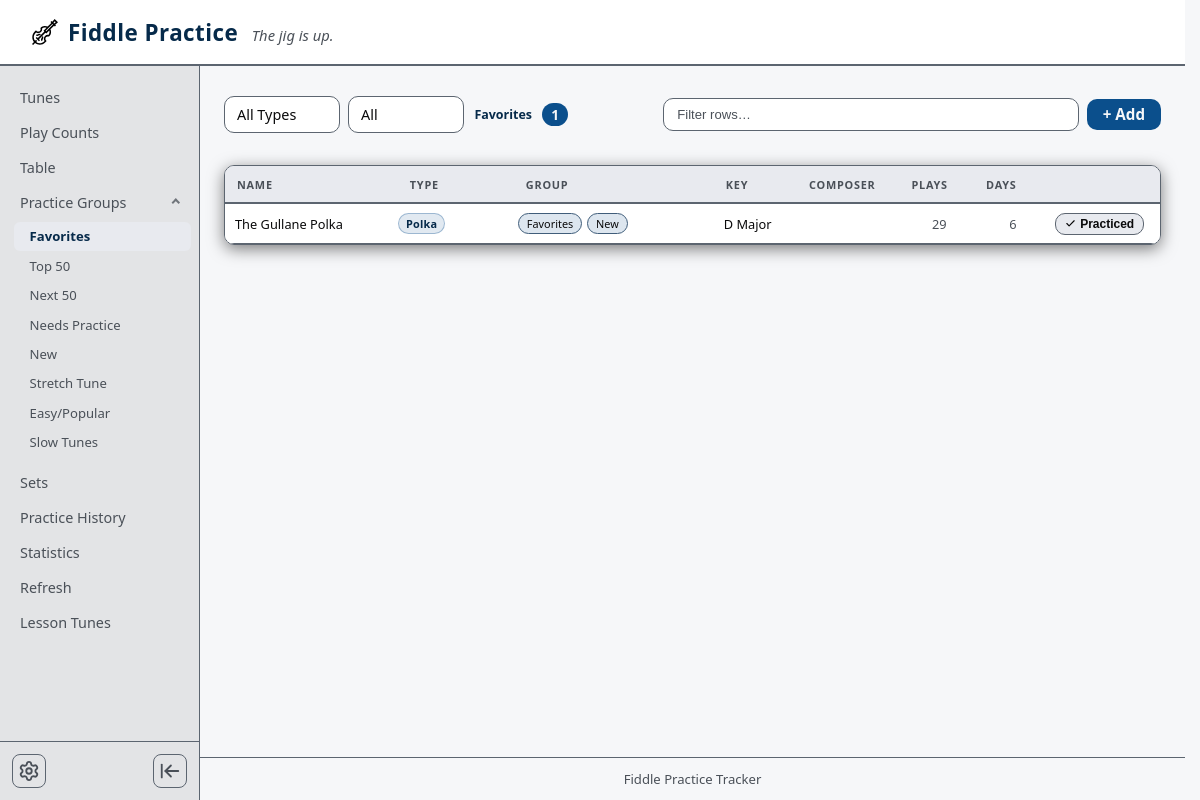
Page /table?practice_group=Favorites on the committed database.
### tables this page shows
CREATE TABLE phrases (
                id INTEGER PRIMARY KEY AUTOINCREMENT,
                body TEXT NOT NULL,
                created_at TEXT NOT NULL DEFAULT (datetime('now'))
            );

CREATE TABLE "tunes" (
                id INTEGER PRIMARY KEY AUTOINCREMENT,
                name TEXT NOT NULL,
                tune_type TEXT,
                key TEXT,
                link_1 TEXT, link_2 TEXT, link_3 TEXT, notes TEXT, practice_group TEXT, composer TEXT, lessons TEXT);

### app.py (the view, shortened to what this page needs)
@app.route("/table")
def table_view():
    req_tune_type = request.args.get("tune_type", "").strip()
    psr_filter = _psr_filter_from_request()
    req_pg = request.args.get("practice_group", "").strip()
    filter_pg = map_practice_group_token(req_pg) if req_pg else None
    practice_group_played_order = "asc"
    if filter_pg:
        req_played = (request.args.get("played") or "asc").strip().lower()
        practice_group_played_order = (
            req_played if req_played in ("asc", "desc") else "asc"
        )
    type_cond_parts = ["TRIM(COALESCE(s.tune_type, '')) != ''"]
    type_params: list = []
    type_where_sql = "WHERE " + " AND ".join(type_cond_parts)
    order = """
        ORDER BY
            CASE
                WHEN LOWER(s.name) LIKE 'the %' THEN LOWER(SUBSTR(s.name, 5))
                WHEN LOWER(s.name) LIKE 'a %'   THEN LOWER(SUBSTR(s.name, 3))
                ELSE LOWER(s.name)
            END
    """
    with get_db() as conn:
        reset_bound = _last_reset_start_sqlite(conn)
        practiced_since = _tune_ids_with_practice_since(conn, reset_bound)
        type_rows = conn.execute(
            "SELECT DISTINCT TRIM(s.tune_type) AS t FROM tunes s "
            + type_where_sql
            + " ORDER BY t COLLATE NOCASE",
            type_params,
        ).fetchall()
        types_for_filter_all = [str(r["t"]) for r in type_rows if r["t"] is not None]
        practice_group_label = None
        if filter_pg:
            all_tunes = conn.execute(TUNES_WITH_STATS + order).fetchall()
            in_group = [
                t
                for t in all_tunes
                if filter_pg in practice_groups_selected_filter(t["practice_group"])
            ]
            types_for_filter = sorted(
                {str(t["tune_type"]).strip() for t in in_group if (t["tune_type"] or "").strip()},
                key=str.lower,
            )
            tune_type = req_tune_type if req_tune_type in types_for_filter else ""
            tunes = [
                t for t in in_group if not tune_type or str(t["tune_type"] or "").strip() == tune_type
            ]
            if psr_filter == PSR_FILTER_PSR:
                tunes = [t for t in tunes if int(t["id"]) in practiced_since]
            elif psr_filter == PSR_FILTER_NOT_PSR:
                tunes = [t for t in tunes if int(t["id"]) not in practiced_since]
            practice_group_label = filter_pg
            def _pg_last_played_sort_key(row: sqlite3.Row) -> tuple:
                lp = row["last_practiced"]
                if not lp:
                    return (0, "")
                return (1, str(lp))
            if practice_group_played_order == "asc":
                tunes.sort(key=_pg_last_played_sort_key, reverse=True)
    tune_type_suggestions, key_suggestions = table_tune_key_suggestions(tunes)
    return render_template(
        "table.html",
        tunes=tunes,
        tune_type=tune_type,
        psr_filter=psr_filter,
        types_for_filter=types_for_filter,
        tune_type_suggestions=tune_type_suggestions,
        key_suggestions=key_suggestions,
        practice_group_label=practice_group_label,
        practice_group_played_order=practice_group_played_order,
    )

### app.py (called while the page is built, shortened)
def load_settings() -> dict:
    try:
        with open(SETTINGS_PATH, "r", encoding="utf-8") as f:
            data = json.load(f)
    except (FileNotFoundError, json.JSONDecodeError):
        data = {}
    settings = dict(SETTINGS_DEFAULTS)
    for key, default in SETTINGS_DEFAULTS.items():
        v = data.get(key)
        if isinstance(v, type(default)):
            settings[key] = v
    if settings["theme"] not in VALID_THEMES:
        settings["theme"] = "pearl"
    if settings.get("phrase_variety") not in VALID_PHRASE_VARIETIES:
        settings["phrase_variety"] = SETTINGS_DEFAULTS["phrase_variety"]
    if settings.get("phrase_frequency_sec") not in VALID_PHRASE_FREQUENCY_SEC:
        settings["phrase_frequency_sec"] = SETTINGS_DEFAULTS["phrase_frequency_sec"]
    return settings

def map_practice_group_token(token: str) -> str | None:
    t = (token or "").strip()
    if not t:
        return None
    if len(t) > MAX_PRACTICE_GROUP_LABEL_LEN:
        t = t[:MAX_PRACTICE_GROUP_LABEL_LEN].rstrip()
        if not t:
            return None
    if t in PRACTICE_GROUP_SET:
        return t

def normalize_practice_groups_stored(raw: str | None) -> str:
    if not raw or not str(raw).strip():
        return ""
    parts = re.split(r"\s*,\s*", str(raw).strip())
    preset_order = {g: i for i, g in enumerate(PRACTICE_GROUPS)}
    labels: list[str] = []
    seen_lower: set[str] = set()
    for p in parts:
        m = map_practice_group_token(p)
        if not m:
            continue
        low = m.lower()
        if low in seen_lower:
            continue
        seen_lower.add(low)
        labels.append(m)
    def sort_key(g: str) -> tuple:
        if g in preset_order:
            return (0, preset_order[g])
        return (1, g.lower())
    labels.sort(key=sort_key)
    return ", ".join(labels)

@app.template_filter("practice_groups_selected")
def practice_groups_selected_filter(stored):
    s = normalize_practice_groups_stored(stored or "")
    return s.split(", ") if s else []

def get_db():
    conn = sqlite3.connect(DB_PATH)
    conn.row_factory = sqlite3.Row
    conn.execute("PRAGMA foreign_keys = ON")
    return conn

def distinct_tune_types():
    with get_db() as conn:
        rows = conn.execute(
            """
            SELECT DISTINCT TRIM(s.tune_type) AS t
            FROM tunes s
            WHERE TRIM(COALESCE(s.tune_type, '')) != ''
            ORDER BY t COLLATE NOCASE
            """
        ).fetchall()
    return [r["t"] for r in rows]

### templates/table.html (shortened to what this page needs)
{% extends "base.html" %}
{% from "_sort_icons.html" import sortable_heading %}
{% block content %}
<div class="page-header page-header--table{% if practice_group_label %} page-header--practice-group{% endif %}">
  <div class="table-toolbar-left">
    {% if practice_group_label %}
    <div class="practice-group-toolbar-filters">
      <form method="get" action="{{ url_for('table_view') }}" class="table-type-filter-form">
        <select name="tune_type" class="filter-select" id="tableTypeSelect" aria-label="Type">
          <option value="" {% if not tune_type %}selected{% endif %}>All Types</option>
        </select>
        <select name="psr" class="filter-select" id="tablePsrSelect" aria-label="Practice since reset">
          <option value="" {% if psr_filter == 'all' %}selected{% endif %}>All</option>
        </select>
      </form>
    </div>
    <span class="table-toolbar-group-label table-toolbar-group-label--desktop-only" title="Filtered by practice group">{{ practice_group_label }}</span>
    <span class="tune-count practice-group-count--desktop-only" data-visible-count>{{ tunes|length }}</span>
    {% endif %}
  </div>
  <div class="table-controls table-controls--right">
    <input type="search" id="tableFilter" class="search-input" placeholder="Filter rows…" autocomplete="off" />
    <a href="{{ url_for('add_tune') }}" class="btn btn-primary{% if practice_group_label %} practice-group-header-add-btn{% endif %}">+ Add</a>
  </div>
</div>
{% if tunes %}
<div class="table-wrap{% if practice_group_label %} table-wrap--practice-group-desktop{% endif %}">
  <div class="table-wrap__inner">
  <table class="tune-table table-layout-modern table-filter-all" id="tuneTable">
    <thead>
      <tr>
        <th class="sortable" data-col="0">{{ sortable_heading('Name') }}</th>
        <th class="sortable" data-col="1">{{ sortable_heading('Type') }}</th>
        <th class="sortable" data-col="2">{{ sortable_heading('Group') }}</th>
        <th class="sortable" data-col="3">{{ sortable_heading('Key') }}</th>
        <th class="sortable" data-col="4">{{ sortable_heading('Composer') }}</th>
        <th class="sortable col-readonly" data-col="5">{{ sortable_heading('Plays') }}</th>
        <th class="sortable col-readonly" data-col="6">{{ sortable_heading('Days') }}</th>
        <th class="col-tune-practice" scope="col"><span class="table-sr-only">Practice tune</span></th>
      </tr>
    </thead>
    <tbody>
      {% for tune in tunes %}
      <tr data-id="{{ tune.id }}" data-last-practiced="{{ tune.last_practiced or '' }}">
        <td class="col-name"
            data-panel-url="{{ url_for('tune_panel', tune_id=tune.id) }}"
            title="Open tune details (double-click name to edit here)">
          <div class="cell-edit" data-field="name" contenteditable="true">{{ tune.name }}</div>
        </td>
        <td>
          <div class="mp-suggest mp-suggest--cell" data-suggest-key="tune_type">
            <input class="mp-suggest-input cell-suggest-input" type="text" data-field="tune_type"
                   value="{{ tune.tune_type or '' }}" autocomplete="off"
                   role="combobox" aria-autocomplete="list" aria-expanded="false" />
          </div>
        </td>
        <td class="col-practice-groups">
          <div class="practice-groups-table-display" role="list" aria-label="Practice groups">
            {% set _pgs = tune.practice_group|practice_groups_selected %}
            {% if _pgs %}
              {% for g in _pgs %}
              <span class="practice-group-table-pill" role="listitem">{{ g }}</span>
              {% endfor %}
            {% else %}
              <span class="practice-groups-table-empty" aria-hidden="true">—</span>
            {% endif %}
          </div>
        </td>
        <td>
          <div class="mp-suggest mp-suggest--cell" data-suggest-key="key">
            <input class="mp-suggest-input cell-suggest-input" type="text" data-field="key"
                   value="{{ tune.key or '' }}" autocomplete="off"
                   role="combobox" aria-autocomplete="list" aria-expanded="false" />
          </div>
        </td>
        <td><div class="cell-edit" data-field="composer" contenteditable="true">{{ tune.composer or '' }}</div></td>
        <td class="cell-readonly tune-table-plays">{{ tune.practice_count }}</td>
        <td class="cell-readonly tune-table-days">{% if tune.days_since_last is not none %}{{ tune.days_since_last }}{% endif %}</td>
        <td class="col-tune-practice">
          <div class="sets-col-practice-inner">
            <button type="button" class="btn btn-xs btn-practiced practiced-btn"
                    data-url="{{ url_for('practiced_tune', tune_id=tune.id) }}"
                    title="Mark as practiced today"
                    aria-label="Mark as practiced today: {{ tune.name|e }}">
              <svg xmlns="http://www.w3.org/2000/svg" width="11" height="11" viewBox="0 0 24 24" fill="none" stroke="currentColor" stroke-width="2.5" stroke-linecap="round" stroke-linejoin="round" aria-hidden="true">
                <path d="M20 6 9 17l-5-5"/>
              </svg>
              Practiced
            </button>
          </div>
        </td>
      </tr>
      {% endfor %}
    </tbody>
  </table>
  </div>
</div>
{% endif %}
{% endblock %}

### templates/base.html (shortened to what this page needs)
<!DOCTYPE html>
<html lang="en" data-theme="pearl">
<head>
  <link rel="stylesheet" href="{{ url_for('static', filename='style.css') }}" />
</head>
<body data-mp-server-today="{{ mp_server_today }}">
  <header class="{% if header_random_phrase %}header--with-tagline{% endif %}">
    <div class="header-inner">
      <div class="header-brand">
        <span class="header-icon header-icon--fiddle" aria-hidden="true">
          <img src="{{ url_for('static', filename='fiddle-svgrepo-com.svg') }}" alt="" class="header-fiddle-img" decoding="async" />
        </span>
        <div class="header-title-group">
          <h1>Fiddle Practice</h1>
          {% if header_random_phrase %}
          <p class="header-tagline">{{ header_random_phrase }}</p>
          {% endif %}
        </div>
      </div>
    </div>
  </header>
  <div class="app-layout">
    <aside class="sidebar">
      <nav class="sidebar-nav">
        <a id="sidebarNavIndex" href="{{ url_for('index') }}"
           class="sidebar-item {% if request.endpoint == 'index' %}active{% endif %}">
          Tunes
        </a>
        <a id="sidebarNavPlayCounts" href="{{ url_for('times_played') }}"
           class="sidebar-item {% if request.endpoint == 'times_played' %}active{% endif %}">
          Play Counts
        </a>
        <a id="sidebarNavTable" href="{{ url_for('table_view') }}"
           class="sidebar-item {% if request.endpoint == 'table_view' and not request.args.get('practice_group') %}active{% endif %}">
          Table
        </a>
        {% if mp_sidebar_practice_groups %}
        <details class="sidebar-fold sidebar-practice-groups-fold"
                 {% if request.endpoint == 'table_view' and request.args.get('practice_group') %}open{% endif %}>
          <summary class="sidebar-fold-summary">Practice Groups</summary>
          <div class="sidebar-fold-links">
            {% for g in mp_sidebar_practice_groups %}
            <a href="{{ url_for('table_view', practice_group=g) }}"
               class="sidebar-item sidebar-item--nested {% if request.endpoint == 'table_view' and request.args.get('practice_group') == g %}active{% endif %}">{{ g }}</a>
            {% endfor %}
          </div>
        </details>
        {% endif %}
        <a href="{{ url_for('sets_view') }}"
           class="sidebar-item {% if request.endpoint == 'sets_view' %}active{% endif %}">
          Sets
        </a>
        <a href="{{ url_for('history_view') }}"
           class="sidebar-item {% if request.endpoint == 'history_view' %}active{% endif %}">
          Practice History
        </a>
        <a id="sidebarNavStatistics" href="{{ url_for('statistics_view') }}"
           class="sidebar-item {% if request.endpoint == 'statistics_view' %}active{% endif %}">
          Statistics
        </a>
        <a id="sidebarNavRefresh" href="{{ url_for('refresh_view') }}"
           class="sidebar-item {% if request.endpoint == 'refresh_view' %}active{% endif %}">
          Refresh
        </a>
        <a id="sidebarNavLessonTunes" href="{{ url_for('lesson_tunes_view') }}"
           class="sidebar-item {% if request.endpoint == 'lesson_tunes_view' %}active{% endif %}">
          Lesson Tunes
        </a>
      </nav>
      <div class="sidebar-footer">
        <button class="settings-fab" id="settingsBtn" aria-label="Settings" title="Settings">
        </button>
        <button class="sidebar-collapse-btn" id="sidebarCollapseBtn" aria-label="Collapse sidebar" title="Collapse sidebar">
          <svg xmlns="http://www.w3.org/2000/svg" width="22" height="22" viewBox="0 0 24 24" fill="none" stroke="currentColor" stroke-width="2" stroke-linecap="round" stroke-linejoin="round"><path d="M3 19V5"/><path d="m13 6-6 6 6 6"/><path d="M7 12h14"/></svg>
        </button>
      </div>
    </aside>
    <div class="main-wrap">
      <main>
        {% block content %}{% endblock %}
      </main>
      <footer>
        <p>Fiddle Practice Tracker</p>
      </footer>
    </div>
  </div>
</body>
</html>

### rows in the picture
phrases: body "The jig is up."
tunes: practice_group "Top 50"
tunes: practice_group "Next 50"
tunes: practice_group "Needs Practice"
tunes: practice_group "Stretch Tune"
tunes: practice_group "Easy/Popular"
tunes: practice_group "Slow Tunes"
tunes: name "The Gullane Polka", tune_type "Polka", _pgs "Favorites" "New", key "D Major", practice_count "29", days_since_last "6"

### other values in the picture
{{ g }} "Favorites" "New"
{{ practice_group_label }} "Favorites"
{{ tunes|length }} "1"
{{ label }} "NAME TYPE GROUP KEY COMPOSER PLAYS DAYS"
